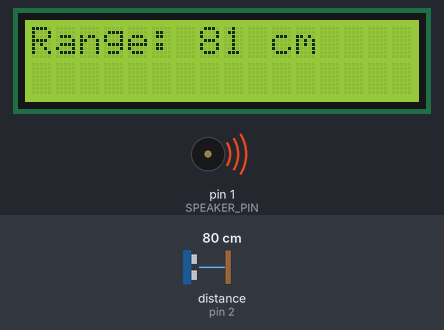
The sketch below on a simulated Arduino Uno, built with avr-gcc and run on an emulated ATmega328P. Parts: 16×2 character LCD, buzzer (waves = sounding). The inputs (shaded band) are chosen by the test bench; at power-on: distance to the obstacle (sensor on pin 2) 80 cm. The echo pulse lasts 58.3 µs per cm.

Above: at 1.2 s.
1.3 s: distance to the obstacle (sensor on pin 2) set to 2 cm
At 1.51 s:
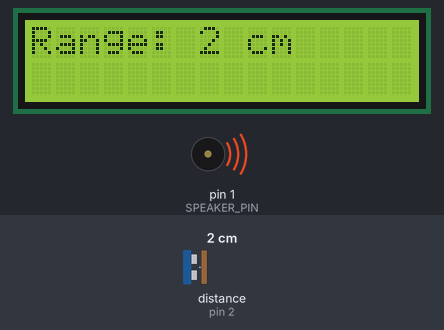
3.5 s: distance to the obstacle (sensor on pin 2) set to 120 cm
At 3.64 s:
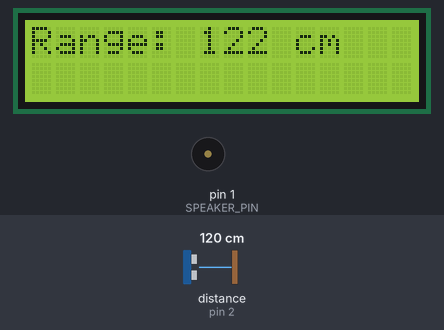
5.0 s: distance to the obstacle (sensor on pin 2) set to 4 cm
At 5.36 s:
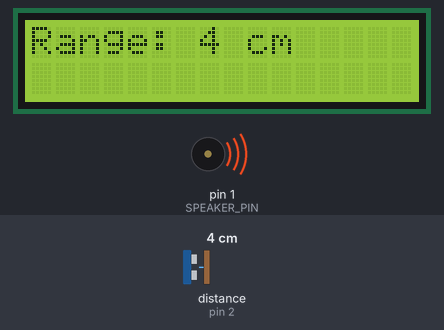
Timing chart, 0 to 8.0 s (numbered marks = the images above; inputs shaded):
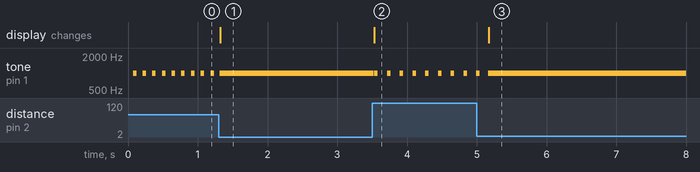

The sketch:

BatHat.ino
```cpp
// Include Libraries:
#include <NewPing.h> // For Sonar Sensor
#include <LiquidCrystal.h> // For LCD Display
#include <NewTone.h>

// Initialize the LCD library with the numbers of the interface pins
// Do not change!
LiquidCrystal lcd(8, 9, 4, 5, 6, 7);


#define TRIGGER_PIN  3  // Arduino pin tied to trigger pin on the ultrasonic sensor.
#define ECHO_PIN     2  // Arduino pin tied to echo pin on the ultrasonic sensor.
#define MAX_DISTANCE 300 // Maximum distance we want to ping for (in centimeters).

#define SPEAKER_PIN 1

NewPing sonar(TRIGGER_PIN, ECHO_PIN, MAX_DISTANCE); // NewPing setup of pins and maximum distance.

// Setup function.
void setup()
{
  // set up the LCD's number of columns and rows:
  lcd.begin(16, 2);

  lcd.clear();
  lcd.print("Range:");
}

void loop()
{
  // Send ping, get distance in cm
  unsigned long distance = sonar.ping_cm();

  // Move LCD cursor to proper position
  lcd.setCursor(7, 0);

   // Check distance result (0 = outside set distance range)
  if(distance == 0)
  {
    lcd.print("> ");
    lcd.print(MAX_DISTANCE);
    lcd.print(" cm     ");
    noNewTone(SPEAKER_PIN); // stop the tone
  }
  else
  {
    lcd.print(distance);
    lcd.print(" cm     ");

    // Play tone (50ms)
    NewTone(SPEAKER_PIN,1000, 50);
    // "Sleep" longer time for longer distance,
    // will make tone shorter.
    delay(distance);
  }

  lcd.print(" cm     ");

  // Wait 50ms between pings
  delay(50);
}
```

Measured:
- after the input at 1.3 s, tone on pin 1 (SPEAKER_PIN): goes on until 1.3 s, then stays 1000 Hz; the display: changes at once (image 1)
- after the input at 3.5 s, tone on pin 1 (SPEAKER_PIN): 1000 Hz → silent at once, then repeats every 0.18 s: 1000 Hz 0.05 s, silent 0.13 s; the display: changes at once (image 2)
- after the input at 5.0 s, tone on pin 1 (SPEAKER_PIN): goes on until 5.2 s, then stays 1000 Hz; the display: changes after 0.17 s (image 3)
- by itself, tone on pin 1 (SPEAKER_PIN): alternates 1000 Hz for 0.05 s and silent for 0.09 s
